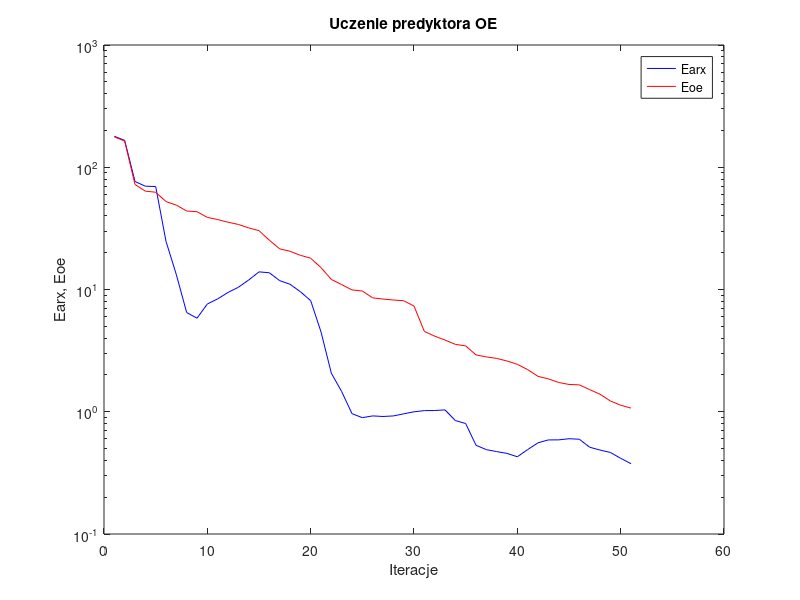
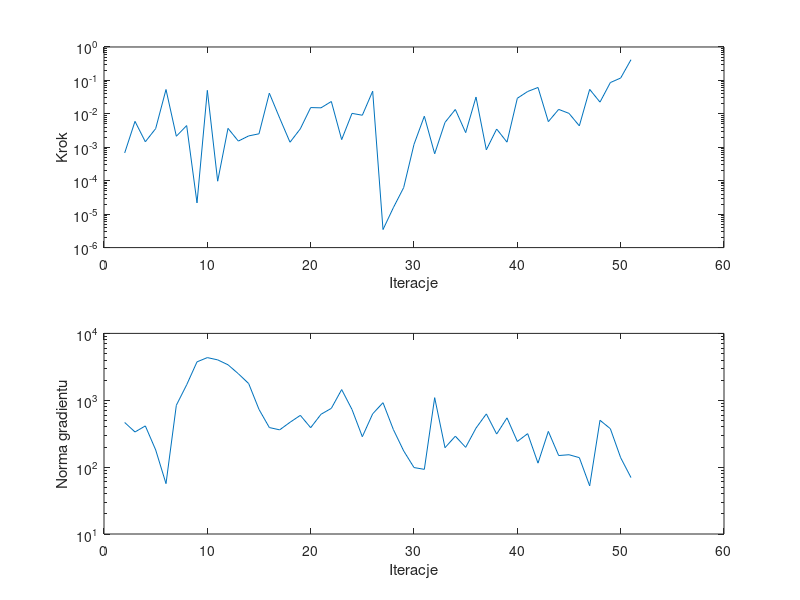

Here is the MATLAB script that generated these plots, in order:
%uczenie predyktora oe
clear all;
n=0; farx(n+1)=1.792006e+002; foe(n+1)=1.772335e+002; wspucz(n+1)=0.000000e+000; ng(n+1)=0.000000e+000;
%odnowa zmiennej metryki
n=1; farx(n+1)=1.659868e+002; foe(n+1)=1.637087e+002; krok(n+1)=6.752731e-004; ng(n+1)=4.654250e+002;
n=2; farx(n+1)=7.647553e+001; foe(n+1)=7.222752e+001; krok(n+1)=5.967857e-003; ng(n+1)=3.354917e+002;
n=3; farx(n+1)=6.999349e+001; foe(n+1)=6.377141e+001; krok(n+1)=1.463096e-003; ng(n+1)=4.133526e+002;
n=4; farx(n+1)=6.958643e+001; foe(n+1)=6.247990e+001; krok(n+1)=3.621201e-003; ng(n+1)=1.809978e+002;
n=5; farx(n+1)=2.477940e+001; foe(n+1)=5.240340e+001; krok(n+1)=5.349375e-002; ng(n+1)=5.666761e+001;
n=6; farx(n+1)=1.322887e+001; foe(n+1)=4.900407e+001; krok(n+1)=2.139541e-003; ng(n+1)=8.415199e+002;
n=7; farx(n+1)=6.482547e+000; foe(n+1)=4.385542e+001; krok(n+1)=4.464102e-003; ng(n+1)=1.703602e+003;
n=8; farx(n+1)=5.824354e+000; foe(n+1)=4.328345e+001; krok(n+1)=2.170937e-005; ng(n+1)=3.751928e+003;
n=9; farx(n+1)=7.611071e+000; foe(n+1)=3.889243e+001; krok(n+1)=5.042484e-002; ng(n+1)=4.344529e+003;
n=10; farx(n+1)=8.383200e+000; foe(n+1)=3.732570e+001; krok(n+1)=9.677161e-005; ng(n+1)=4.019561e+003;
n=11; farx(n+1)=9.462526e+000; foe(n+1)=3.552530e+001; krok(n+1)=3.683227e-003; ng(n+1)=3.393313e+003;
n=12; farx(n+1)=1.042601e+001; foe(n+1)=3.405661e+001; krok(n+1)=1.532691e-003; ng(n+1)=2.493793e+003;
n=13; farx(n+1)=1.195621e+001; foe(n+1)=3.191812e+001; krok(n+1)=2.187783e-003; ng(n+1)=1.777997e+003;
n=14; farx(n+1)=1.394210e+001; foe(n+1)=3.029528e+001; krok(n+1)=2.531421e-003; ng(n+1)=7.299594e+002;
n=15; farx(n+1)=1.370636e+001; foe(n+1)=2.531089e+001; krok(n+1)=4.155078e-002; ng(n+1)=3.908306e+002;
n=16; farx(n+1)=1.182004e+001; foe(n+1)=2.150367e+001; krok(n+1)=7.481826e-003; ng(n+1)=3.609827e+002;
n=17; farx(n+1)=1.103672e+001; foe(n+1)=2.054939e+001; krok(n+1)=1.415702e-003; ng(n+1)=4.681245e+002;
n=18; farx(n+1)=9.600396e+000; foe(n+1)=1.904835e+001; krok(n+1)=3.572501e-003; ng(n+1)=5.946266e+002;
n=19; farx(n+1)=8.108434e+000; foe(n+1)=1.803336e+001; krok(n+1)=1.540867e-002; ng(n+1)=3.888660e+002;
n=20; farx(n+1)=4.501735e+000; foe(n+1)=1.510428e+001; krok(n+1)=1.513348e-002; ng(n+1)=6.171150e+002;
n=21; farx(n+1)=2.066467e+000; foe(n+1)=1.208974e+001; krok(n+1)=2.343419e-002; ng(n+1)=7.571322e+002;
n=22; farx(n+1)=1.463111e+000; foe(n+1)=1.096461e+001; krok(n+1)=1.695208e-003; ng(n+1)=1.445774e+003;
n=23; farx(n+1)=9.642692e-001; foe(n+1)=9.925620e+000; krok(n+1)=1.033570e-002; ng(n+1)=7.275848e+002;
n=24; farx(n+1)=8.948564e-001; foe(n+1)=9.718944e+000; krok(n+1)=9.093040e-003; ng(n+1)=2.850076e+002;
n=25; farx(n+1)=9.247223e-001; foe(n+1)=8.546392e+000; krok(n+1)=4.756755e-002; ng(n+1)=6.266667e+002;
%odnowa zmiennej metryki
n=26; farx(n+1)=9.148866e-001; foe(n+1)=8.352622e+000; krok(n+1)=3.460845e-006; ng(n+1)=9.199261e+002;
n=27; farx(n+1)=9.242412e-001; foe(n+1)=8.205381e+000; krok(n+1)=1.558957e-005; ng(n+1)=3.657969e+002;
n=28; farx(n+1)=9.618485e-001; foe(n+1)=8.094944e+000; krok(n+1)=6.234382e-005; ng(n+1)=1.749910e+002;
n=29; farx(n+1)=9.989137e-001; foe(n+1)=7.327307e+000; krok(n+1)=1.221241e-003; ng(n+1)=9.855743e+001;
n=30; farx(n+1)=1.021762e+000; foe(n+1)=4.542038e+000; krok(n+1)=8.510569e-003; ng(n+1)=9.265240e+001;
n=31; farx(n+1)=1.023508e+000; foe(n+1)=4.152780e+000; krok(n+1)=6.399708e-004; ng(n+1)=1.093553e+003;
n=32; farx(n+1)=1.035695e+000; foe(n+1)=3.859218e+000; krok(n+1)=5.548179e-003; ng(n+1)=1.952494e+002;
n=33; farx(n+1)=8.470570e-001; foe(n+1)=3.557315e+000; krok(n+1)=1.351485e-002; ng(n+1)=2.901734e+002;
n=34; farx(n+1)=8.013887e-001; foe(n+1)=3.458014e+000; krok(n+1)=2.742688e-003; ng(n+1)=1.976078e+002;
n=35; farx(n+1)=5.322098e-001; foe(n+1)=2.918603e+000; krok(n+1)=3.180224e-002; ng(n+1)=3.833299e+002;
n=36; farx(n+1)=4.898754e-001; foe(n+1)=2.809806e+000; krok(n+1)=8.398512e-004; ng(n+1)=6.250408e+002;
n=37; farx(n+1)=4.721860e-001; foe(n+1)=2.731531e+000; krok(n+1)=3.516052e-003; ng(n+1)=3.123614e+002;
n=38; farx(n+1)=4.564187e-001; foe(n+1)=2.601246e+000; krok(n+1)=1.424799e-003; ng(n+1)=5.455054e+002;
n=39; farx(n+1)=4.283981e-001; foe(n+1)=2.443352e+000; krok(n+1)=2.925850e-002; ng(n+1)=2.418743e+002;
n=40; farx(n+1)=4.904359e-001; foe(n+1)=2.211420e+000; krok(n+1)=4.663036e-002; ng(n+1)=3.166568e+002;
n=41; farx(n+1)=5.573036e-001; foe(n+1)=1.948579e+000; krok(n+1)=6.153853e-002; ng(n+1)=1.146786e+002;
n=42; farx(n+1)=5.883219e-001; foe(n+1)=1.857821e+000; krok(n+1)=5.846010e-003; ng(n+1)=3.425030e+002;
n=43; farx(n+1)=5.889151e-001; foe(n+1)=1.735882e+000; krok(n+1)=1.360047e-002; ng(n+1)=1.490582e+002;
n=44; farx(n+1)=6.017616e-001; foe(n+1)=1.671989e+000; krok(n+1)=1.033570e-002; ng(n+1)=1.532585e+002;
n=45; farx(n+1)=5.959802e-001; foe(n+1)=1.659475e+000; krok(n+1)=4.375565e-003; ng(n+1)=1.386441e+002;
n=46; farx(n+1)=5.125600e-001; foe(n+1)=1.517767e+000; krok(n+1)=5.397089e-002; ng(n+1)=5.246835e+001;
n=47; farx(n+1)=4.861441e-001; foe(n+1)=1.390505e+000; krok(n+1)=2.243330e-002; ng(n+1)=5.019578e+002;
n=48; farx(n+1)=4.646995e-001; foe(n+1)=1.225913e+000; krok(n+1)=8.625198e-002; ng(n+1)=3.758487e+002;
n=49; farx(n+1)=4.163381e-001; foe(n+1)=1.130580e+000; krok(n+1)=1.178633e-001; ng(n+1)=1.382436e+002;
n=50; farx(n+1)=3.759183e-001; foe(n+1)=1.071117e+000; krok(n+1)=4.176037e-001; ng(n+1)=6.975473e+001;

figure; semilogy(farx,'b'); hold on; semilogy(foe,'r'); xlabel('Iteracje'); ylabel('Earx, Eoe'); legend('Earx','Eoe'); title('Uczenie predyktora OE');
figure; subplot(2,1,1); semilogy(krok); xlabel('Iteracje'); ylabel('Krok');
subplot(2,1,2); semilogy(ng); xlabel('Iteracje'); ylabel('Norma gradientu');
Earx=farx(n+1)
Eoe=foe(n+1)
